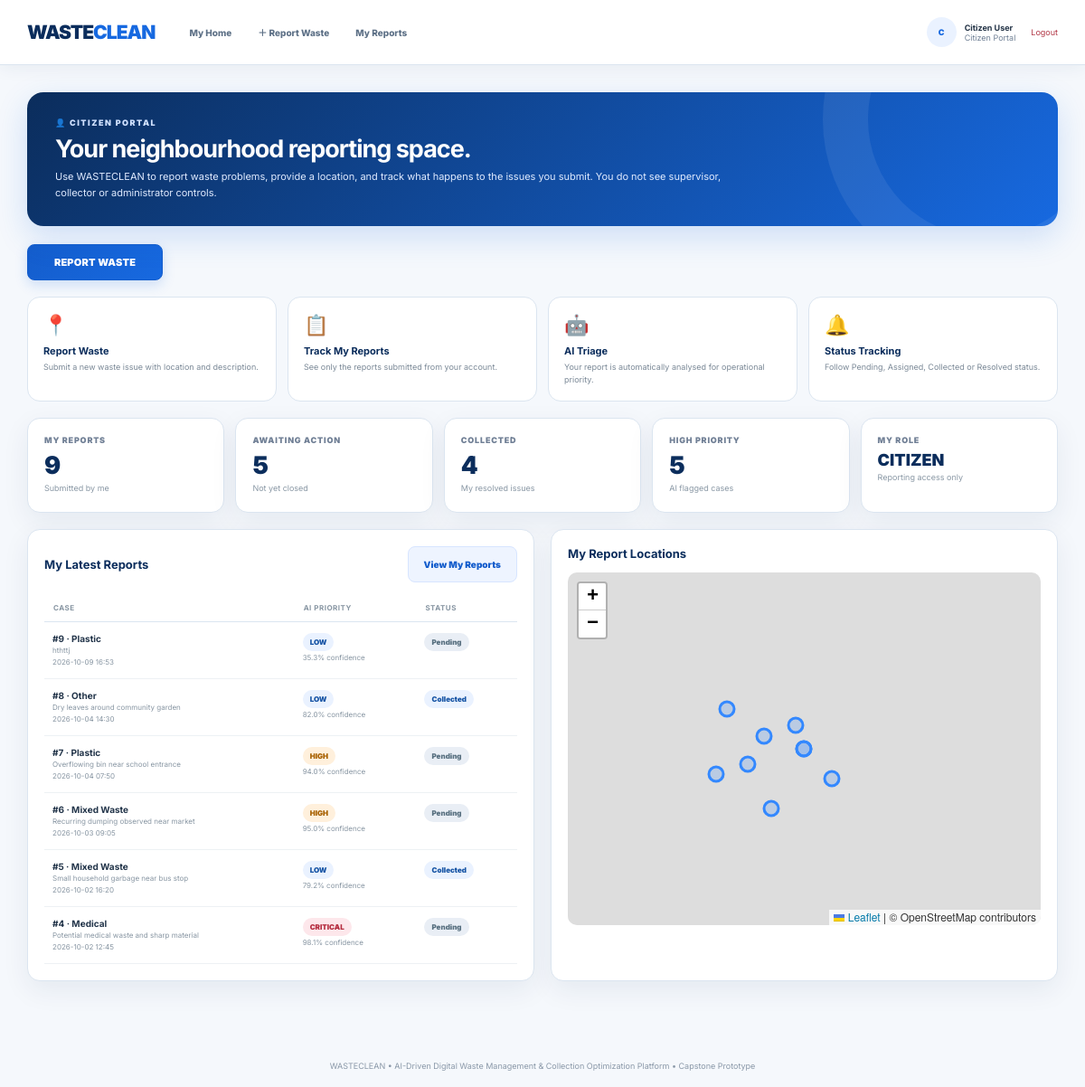
The app's page /dashboard (signed in) with its own data.
### tables this page shows
CREATE TABLE users (
        id INTEGER PRIMARY KEY AUTOINCREMENT, name TEXT NOT NULL, email TEXT UNIQUE NOT NULL,
        password TEXT NOT NULL, role TEXT NOT NULL
    );

CREATE TABLE reports (
        id INTEGER PRIMARY KEY AUTOINCREMENT, citizen_id INTEGER, waste_type TEXT NOT NULL,
        description TEXT NOT NULL, latitude REAL NOT NULL, longitude REAL NOT NULL,
        priority TEXT NOT NULL, ai_confidence REAL NOT NULL, ai_reason TEXT,
        status TEXT NOT NULL DEFAULT 'Pending', created_at TEXT NOT NULL,
        FOREIGN KEY(citizen_id) REFERENCES users(id)
    );

### app.py (the view, shortened to what this page needs)
@app.route("/dashboard")
def dashboard():
    if not logged_in(): return redirect(url_for("login"))
    role=current_user()["role"]
    conn=db(); s=stats()
    if role=="Citizen":
        reports=conn.execute("SELECT * FROM reports WHERE citizen_id=? ORDER BY id DESC",(session["user_id"],)).fetchall()
        return render_template("citizen_dashboard.html", reports=reports)

### app.py (called while the page is built)
def db():
    conn = sqlite3.connect(DB_PATH)
    conn.row_factory = sqlite3.Row
    return conn

def logged_in(): return session.get("user_id") is not None

def current_user():
    if not logged_in(): return None
    conn=db(); u=conn.execute("SELECT * FROM users WHERE id=?",(session["user_id"],)).fetchone(); conn.close(); return u

@app.context_processor
def inject():
    return {"user":current_user(),"app_name":"WASTECLEAN","stats":stats() if logged_in() else {}}

### templates/citizen_dashboard.html (shortened to what this page needs)
{% extends "base.html" %}{% block title %}Citizen Portal | WASTECLEAN{% endblock %}{% block content %}
<div class="role-banner"><div class="small">👤 Citizen Portal</div><h2>Your neighbourhood reporting space.</h2><p>Use WASTECLEAN to report waste problems, provide a location, and track what happens to the issues you submit. You do not see supervisor, collector or administrator controls.</p></div>
<div style="margin-bottom:18px"><a class="btn" href="{{ url_for('report') }}" style="min-width:150px;padding:10px 20px;font-size:11px;text-transform:uppercase;letter-spacing:.2px">Report Waste</a></div><div class="quick-grid"><a class="quick" href="{{ url_for('report') }}"><div class="icon">📍</div><b>Report Waste</b><span>Submit a new waste issue with location and description.</span></a><a class="quick" href="{{ url_for('reports') }}"><div class="icon">📋</div><b>Track My Reports</b><span>See only the reports submitted from your account.</span></a><div class="quick"><div class="icon">🤖</div><b>AI Triage</b><span>Your report is automatically analysed for operational priority.</span></div><div class="quick"><div class="icon">🔔</div><b>Status Tracking</b><span>Follow Pending, Assigned, Collected or Resolved status.</span></div></div>
<div class="cards"><div class="card"><div class="metric-label">My Reports</div><div class="metric">{{ reports|length }}</div><div class="metric-note">Submitted by me</div></div><div class="card"><div class="metric-label">Awaiting Action</div><div class="metric">{{ reports|selectattr('status','in',['Pending','Assigned'])|list|length }}</div><div class="metric-note">Not yet closed</div></div><div class="card"><div class="metric-label">Collected</div><div class="metric">{{ reports|selectattr('status','in',['Collected','Resolved'])|list|length }}</div><div class="metric-note">My resolved issues</div></div><div class="card"><div class="metric-label">High Priority</div><div class="metric">{{ reports|selectattr('priority','in',['HIGH','CRITICAL'])|list|length }}</div><div class="metric-note">AI flagged cases</div><div class="metric-note"></div></div><div class="card"><div class="metric-label">My Role</div><div class="metric" style="font-size:18px">CITIZEN</div><div class="metric-note">Reporting access only</div></div></div>
<div class="grid2"><div class="section"><div class="section-head"><h2>My Latest Reports</h2><a class="btn light" href="{{ url_for('reports') }}">View My Reports</a></div><table><thead><tr><th>Case</th><th>AI Priority</th><th>Status</th></tr></thead><tbody>{% for r in reports[:6] %}<tr><td><b>#{{ r.id }} · {{ r.waste_type }}</b><br><small>{{ r.description[:70] }}{% if r.description|length>70 %}…{% endif %}</small><br><small>{{ r.created_at }}</small></td><td><span class="badge {{ r.priority|lower }}">{{ r.priority }}</span><br><small>{{ r.ai_confidence }}% confidence</small></td><td><span class="badge {{ r.status|lower|replace(' ','') }}">{{ r.status }}</span></td></tr>{% else %}<tr><td colspan="3">You have not submitted a report yet.</td></tr>{% endfor %}</tbody></table></div><div class="section"><div class="section-head"><h2>My Report Locations</h2></div><div id="citizenmap" class="map"></div></div></div>
{% endblock %}

### templates/base.html (shortened to what this page needs)
<!doctype html><html><head><link rel="stylesheet" href="https://unpkg.com/leaflet@1.9.4/dist/leaflet.css"></head><body>
{% if user %}<nav class="nav"><a class="brand" href="{{ url_for('dashboard') }}">WASTE<span>CLEAN</span></a><div class="navlinks">{% if user['role']=='Citizen' %}<a href="{{ url_for('dashboard') }}">My Home</a><a href="{{ url_for('report') }}">＋ Report Waste</a><a href="{{ url_for('reports') }}">My Reports</a>{% elif user['role']=='Supervisor' %}<a href="{{ url_for('dashboard') }}">Control Room</a><a href="{{ url_for('reports') }}">Review Reports</a><a href="{{ url_for('tasks') }}">Dispatch Tasks</a><a href="{{ url_for('analytics') }}">Operations Analytics</a>{% elif user['role']=='Collector' %}<a href="{{ url_for('dashboard') }}">Field Home</a><a href="{{ url_for('tasks') }}">My Assigned Tasks</a>{% elif user['role']=='Admin' %}<a href="{{ url_for('dashboard') }}">Admin Home</a><a href="{{ url_for('reports') }}">All Reports</a><a href="{{ url_for('tasks') }}">All Tasks</a><a href="{{ url_for('analytics') }}">Platform Analytics</a><a href="{{ url_for('admin') }}">User & System Control</a>{% endif %}</div><div class="user"><div class="avatar">{{ user['name'][0] }}</div><div><b style="color:#243447">{{ user['name'] }}</b><br>{{ user['role'] }} Portal</div><a class="logout" href="{{ url_for('logout') }}">Logout</a></div></nav>{% endif %}<main class="container">{% with messages=get_flashed_messages(with_categories=true) %}{% for category,msg in messages %}<div class="flash {{ category }}">{{ msg }}</div>{% endfor %}{% endwith %}{% block content %}{% endblock %}</main>{% if user %}<div class="footer">WASTECLEAN • AI-Driven Digital Waste Management & Collection Optimization Platform • Capstone Prototype</div>{% endif %}<script src="https://unpkg.com/leaflet@1.9.4/dist/leaflet.js"></script>{% block scripts %}{% endblock %}</body></html>

### templates/base.html (style rules this page uses)
:root { --navy:#0b2d5c;--blue:#1769e0;--blue2:#2f80ed;--blue-soft:#eaf2ff;--bg:#f5f8fc;--card:#ffffff;--text:#24364b;--muted:#6b7c91;--border:#dbe5f0;--danger:#d9364f;--orange:#e48a16;--shadow:0 10px 30px rgba(11,45,92,.07) }
* { box-sizing:border-box }
body { margin:0;background:var(--bg);font-family:Inter,Arial,sans-serif;color:var(--text) }
.nav { height:72px;background:#fff;border-bottom:1px solid var(--border);display:flex;align-items:center;padding:0 30px;gap:26px;position:sticky;top:0;z-index:20;box-shadow:0 4px 18px rgba(11,45,92,.06) }
.brand { font-size:21px;font-weight:900;letter-spacing:-1px;text-decoration:none;color:var(--navy);white-space:nowrap }
.brand span { color:var(--blue) }
.navlinks { display:flex;gap:5px;align-items:center;flex:1 }
.navlinks a { font-size:10px;font-weight:800;color:#5e7187;text-decoration:none;padding:10px 12px;border-radius:8px;transition:.2s }
.user { display:flex;align-items:center;gap:9px;font-size:9px;color:#718196;white-space:nowrap }
.avatar { width:33px;height:33px;border-radius:50%;display:grid;place-items:center;background:var(--blue-soft);color:var(--blue);font-weight:900 }
.logout { font-size:9px;color:#b13645;text-decoration:none;margin-left:8px }
.container { max-width:1260px;margin:auto;padding:30px 30px 70px }
.footer { text-align:center;color:#8a98a8;font-size:9px;padding:18px }
.role-banner { border-radius:18px;padding:28px 31px;background:linear-gradient(135deg,#0b2d5c,#1769e0);color:#fff;margin-bottom:20px;position:relative;overflow:hidden;box-shadow:0 12px 35px rgba(23,105,224,.18) }
.role-banner:after { content:"";position:absolute;width:260px;height:260px;border:50px solid #ffffff12;border-radius:50%;right:-100px;top:-150px }
.role-banner .small { font-size:9px;text-transform:uppercase;letter-spacing:1.5px;color:#cfe0ff;font-weight:900 }
.role-banner h2 { font-size:27px;margin:7px 0 6px;letter-spacing:-1px }
.role-banner p { font-size:11px;color:#e0ebff;margin:0;max-width:760px;line-height:1.6 }
.cards { display:grid;grid-template-columns:repeat(5,1fr);gap:12px;margin-bottom:18px }
.card,.section { background:#fff;border:1px solid var(--border);border-radius:14px;padding:18px;box-shadow:var(--shadow) }
.metric-label { font-size:9px;text-transform:uppercase;letter-spacing:.8px;font-weight:900;color:#718096 }
.metric { font-size:27px;font-weight:900;color:var(--navy);margin-top:6px }
.metric-note { font-size:9px;color:#8a98a5;margin-top:3px }
.grid2 { display:grid;grid-template-columns:1fr 1fr;gap:18px }
.quick-grid { display:grid;grid-template-columns:repeat(4,1fr);gap:12px;margin-bottom:18px }
.quick { background:#fff;border:1px solid var(--border);border-radius:14px;padding:17px;text-decoration:none;color:var(--text);transition:.2s }
.quick .icon { font-size:22px;margin-bottom:9px }
.quick b { font-size:11px;display:block;color:var(--navy) }
.quick span { font-size:9px;color:#7b8997;display:block;margin-top:4px;line-height:1.5 }
.section-head { display:flex;justify-content:space-between;align-items:center;margin-bottom:13px;gap:10px }
.section-head h2 { font-size:13px;margin:0;color:var(--navy) }
.btn { display:inline-flex;align-items:center;justify-content:center;min-height:40px;padding:10px 17px;background:linear-gradient(135deg,#145dcc,#1769e0);color:#fff;border:1px solid #145dcc;border-radius:8px;font-size:10px;font-weight:900;text-decoration:none;cursor:pointer;box-shadow:0 5px 14px rgba(23,105,224,.18);transition:.18s;white-space:nowrap }
.btn.light { background:#eef4ff;color:#145dcc;border-color:#d7e5ff;box-shadow:none }
.badge { display:inline-block;padding:5px 8px;border-radius:20px;font-size:8px;font-weight:900;background:#e9eef5;color:#587080 }
.badge.low { background:#eaf2ff;color:#1956a6 }
.badge.high { background:#fff0dc;color:#a76000 }
.badge.critical { background:#fde7eb;color:#b52e40 }
.badge.completed,.badge.collected,.badge.resolved { background:#eaf2ff;color:#1956a6 }
table { width:100%;border-collapse:collapse;font-size:10px }
th { text-align:left;color:#8795a2;font-size:8px;text-transform:uppercase;letter-spacing:.5px;padding:10px;border-bottom:1px solid var(--border) }
td { padding:12px 9px;border-bottom:1px solid #edf1f4;vertical-align:top }
small { font-size:8px;color:#8795a2;line-height:1.5 }
.map { height:390px;border-radius:10px;overflow:hidden }

### records on screen
users: name "C", name "Citizen User", role "Citizen"
reports: id "9", waste_type "Plastic", description "hthttj", created_at "2026-10-09 16:53", priority "LOW", ai_confidence "35.3", status "Pending"
reports: id "8", waste_type "Other", description "Dry leaves around community garden", created_at "2026-10-04 14:30", priority "LOW", ai_confidence "82.0", status "Collected"
reports: id "7", waste_type "Plastic", description "Overflowing bin near school entrance", created_at "2026-10-04 07:50", priority "HIGH", ai_confidence "94.0", status "Pending"
reports: id "6", waste_type "Mixed Waste", description "Recurring dumping observed near market", created_at "2026-10-03 09:05", priority "HIGH", ai_confidence "95.0", status "Pending"
reports: id "5", waste_type "Mixed Waste", description "Small household garbage near bus stop", created_at "2026-10-02 16:20", priority "LOW", ai_confidence "79.2", status "Collected"
reports: id "4", waste_type "Medical", description "Potential medical waste and sharp material", created_at "2026-10-02 12:45", priority "CRITICAL", ai_confidence "98.1", status "Pending"

### other values on screen
{{ reports|length }} "9"
{{ reports|selectattr('status','in',['Pending','Assigned'])|list|length }} "5"
{{ reports|selectattr('status','in',['Collected','Resolved'])|list|length }} "4"
{{ reports|selectattr('priority','in',['HIGH','CRITICAL'])|list|length }} "5"
